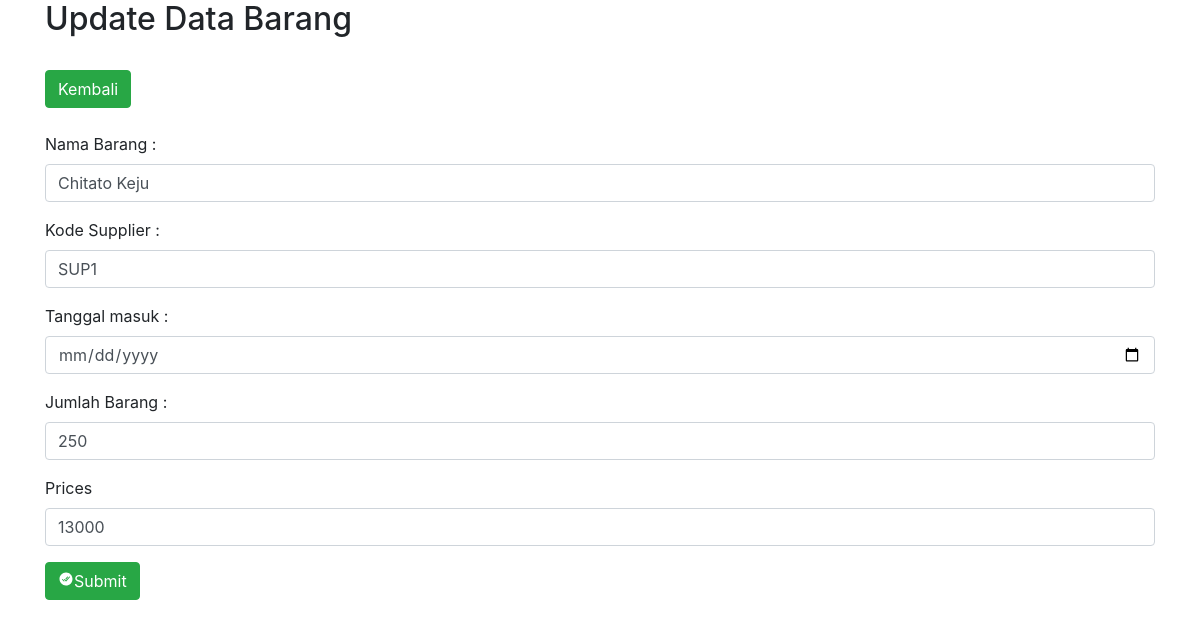
The app's page /barang/update.php?kode_barang=BCK with its own data.
### tables this page shows
CREATE TABLE `barang` (
  `kode_barang` varchar(10) NOT NULL,
  `nama_barang` varchar(50) NOT NULL,
  `kode_supplier` varchar(5) NOT NULL,
  `tgl_masuk` varchar(10) NOT NULL,
  `jumlah_barang` int(250) NOT NULL,
  `price` int(10) NOT NULL
);

### barang/update.php (the view, shortened to what this page needs)
<!DOCTYPE html>
<html>
<head>
    <link rel="stylesheet" href="../bootstrap/css/bootstrap.min.css">
</head>
<body>
<div class="container">
    <?php
    include "../koneksi.php";
    function input($data) {
        $data = trim($data);
        $data = stripslashes($data);
        $data = htmlspecialchars($data);
        return $data;
    }
    if (isset($_GET['kode_barang'])) {
        $kode_barang=input($_GET['kode_barang']);
        $sql="SELECT * FROM barang WHERE kode_barang='$kode_barang'";
        $hasil=mysqli_query($kon,$sql);
        $data = mysqli_fetch_array($hasil);
    }
    ?>
    <h2>Update Data Barang</h2><br>
    <a href="../barang/index.php" class="btn btn-success">Kembali</a><br><br>
    <form action="<?php echo htmlspecialchars($_SERVER["PHP_SELF"]);?>" method="post">
        <div class="form-group">
            <label>Nama Barang :</label>
            <input type="text" name="nama_barang" class="form-control" value="<?php echo $data['nama_barang']; ?>" placeholder="Masukan Kode Barang" required />
        </div>
        <div class="form-group">
            <label>Kode Supplier :</label>
            <input type="text" name="kode_supplier" class="form-control" value="<?php echo $data['kode_supplier']; ?>" placeholder="Masukan Nama Barang" required />
        </div>
        <div class="form-group">
            <label for="tgl_masuk">Tanggal masuk :</label>
            <input type="date" class="form-control" id="tgl_masuk" name="tgl_masuk">
        </div>
        <div class="form-group">
            <label>Jumlah Barang :</label>
            <input type="text" name="jumlah_barang" class="form-control" value="<?php echo $data['jumlah_barang']; ?>" placeholder="Masukan Kode Supplier" required />
        </div>
        <div class="form-group">
            <label>Prices</label>
            <input type="text" name="prices" class="form-control" value="<?php echo $data['price']; ?>" placeholder="Masukkan Harganya" required />
        </div>
        <button type="submit" name="submit" class="btn btn-success">
            <ion-icon name="checkmark-done-circle"></ion-icon>Submit
        </button>
    </form>
</div>
</body>
</html>

### records on screen
barang: nama_barang "Chitato Keju", kode_supplier "SUP1", jumlah_barang "250", prices "13000"
